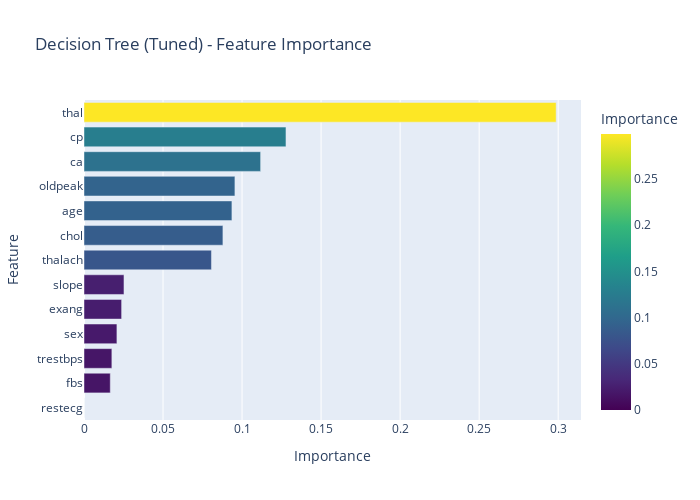

The cell this chart's notebook holds for it:
### Code cell
# Decision Tree Feature Importance
dt_importance = pd.DataFrame({
    'feature': X.columns,
    'importance': dt_tuned.feature_importances_
}).sort_values('importance', ascending=True)

fig = px.bar(dt_importance, x='importance', y='feature', orientation='h',
             title='Decision Tree (Tuned) - Feature Importance',
             labels={'importance': 'Importance', 'feature': 'Feature'},
             color='importance', color_continuous_scale='Viridis')
fig.update_layout(height=500, width=700, showlegend=False)
fig.show()

### Figure 1 — Plotly figure (JSON) as saved in the notebook; plotly's stock layout.template omitted (floating-point values rounded to 4 significant figures)
{"data": [{"hovertemplate": "Importance=%{marker.color}<br>Feature=%{y}<extra></extra>", "legendgroup": "", "marker": {"color": [0.0, 0.01663, 0.01763, 0.02083, 0.0238, 0.02529, 0.08063, 0.08789, 0.09358, 0.09548, 0.1117, 0.1278, 0.2987], "coloraxis": "coloraxis", "pattern": {"shape": ""}}, "name": "", "orientation": "h", "showlegend": false, "textposition": "auto", "type": "bar", "x": [0.0, 0.01663, 0.01763, 0.02083, 0.0238, 0.02529, 0.08063, 0.08789, 0.09358, 0.09548, 0.1117, 0.1278, 0.2987], "xaxis": "x", "y": ["restecg", "fbs", "trestbps", "sex", "exang", "slope", "thalach", "chol", "age", "oldpeak", "ca", "cp", "thal"], "yaxis": "y"}], "layout": {"barmode": "relative", "coloraxis": {"colorbar": {"title": {"text": "Importance"}}, "colorscale": [[0, "#440154"], [0.1111, "#482878"], [0.2222, "#3e4989"], [0.3333, "#31688e"], [0.4444, "#26828e"], [0.5556, "#1f9e89"], [0.6667, "#35b779"], [0.7778, "#6ece58"], [0.8889, "#b5de2b"], [1, "#fde725"]]}, "height": 500, "legend": {"tracegroupgap": 0}, "showlegend": false, "title": {"text": "Decision Tree (Tuned) - Feature Importance"}, "width": 700, "xaxis": {"anchor": "y", "domain": [0, 1], "title": {"text": "Importance"}}, "yaxis": {"anchor": "x", "domain": [0, 1], "title": {"text": "Feature"}}}}
